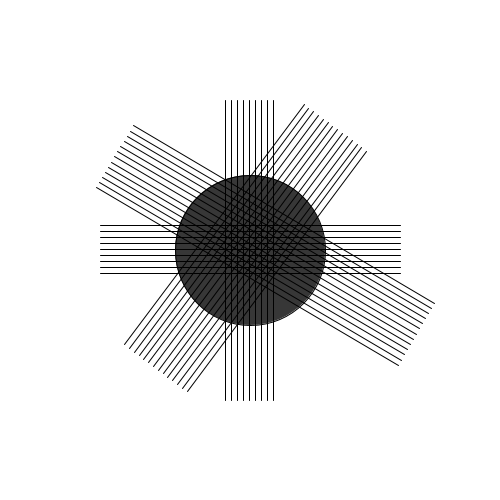
Frame 1 (no input)
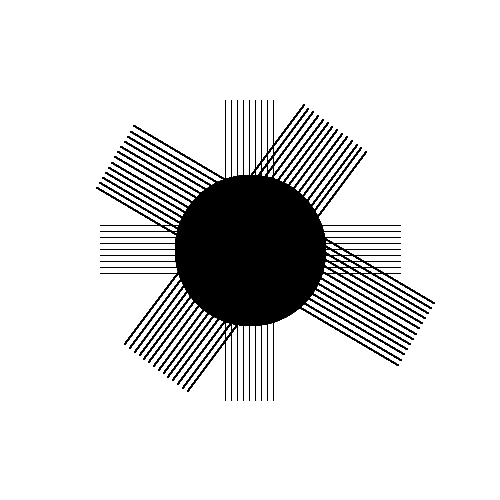
Frame 60 (the mouse pressed at the canvas centre just before this capture)
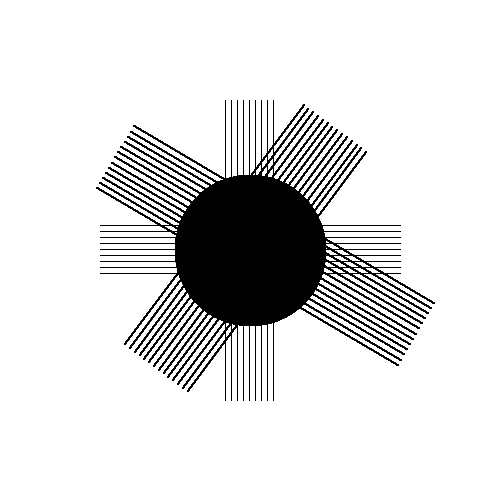
Frame 120 (the mouse held since frame 60 and released just before this capture)

The Processing sketch that drew these frames (run headless with seeded random() and noise(); from frame 60 on, the mouse is pressed at the canvas centre):

// Processing sketch: processing_114131
// ── processing_114131.pde



void setup(){
  
  size (500,500);
  background(255);
  smooth();
  
}

void draw(){
  
  
  for(int a=225; a<=275; a= a+6){
    
  line(a,100,a,400);
 
  }
  
  for(int b=225; b<=275; b= b+6){
     line(100,b,400,b);
     
   }
   
   pushMatrix();
   translate(114,25);
    rotate(175); 
    for(int c=200; c<=280; c= c+6){
    line(50,c,-250,c);
  
     
    }
    popMatrix();
   
   
    pushMatrix();
   translate(450,80);
    rotate(-100); 
    for(int d=200; d<=275; d= d+6){
    line(100,d,-250,d);
  
     
    }
    popMatrix();
    
    fill(0,0,0,200);
  ellipse(250,250,150,150);  
   
   
   
   
   

  
//println(mouseX);  
}
